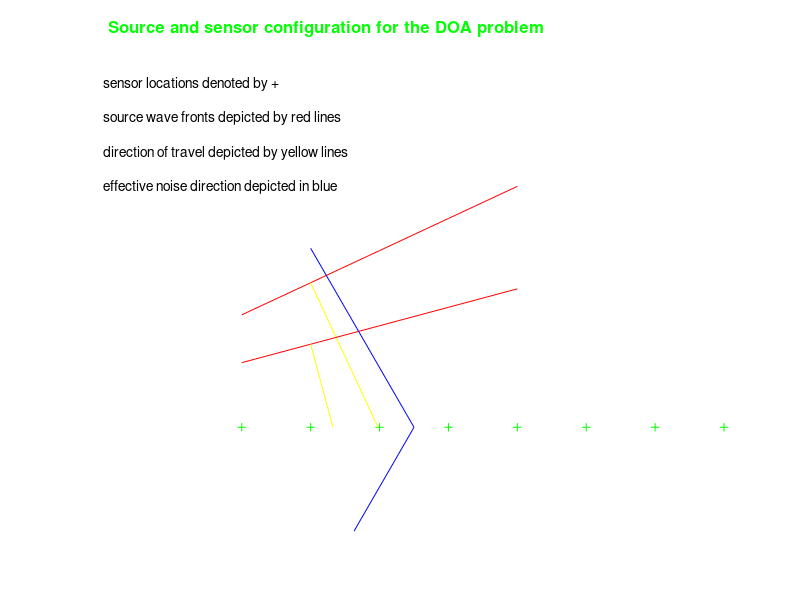

This chart was generated by the following MATLAB code:
%DEMDOAT  Auxiliary file used by DEMDOA
%         displays text and graphics describing the DOA problem.

echo off

% A. Swami April 15, 1993, Nov 15, 1994. 
% Copyright (c) 1991-2001 by United Signals & Systems, Inc.
%       $Revision: 1.7 $

%     RESTRICTED RIGHTS LEGEND
% Use, duplication, or disclosure by the Government is subject to
% restrictions as set forth in subparagraph (c) (1) (ii) of the 
% Rights in Technical Data and Computer Software clause of DFARS
% 252.227-7013. 
% Manufacturer: United Signals & Systems, Inc., P.O. Box 2374, 
% Culver City, California 90231. 
%
%  This material may be reproduced by or for the U.S. Government pursuant 
%  to the copyright license under the clause at DFARS 252.227-7013. 


clf

x = 0:10:70;   y = x *0; 
x00 = 35; 
plot(x,y,'w:', x,y,'g+'),                         % sensors
hold on

x = x(1:5); 

th = -(-25*pi/180);   y0 = x00 * tan(th); 
y = x*tan(th)+y0;  plot(x, y, 'r')                 % wavefronts 
x0 = -y(2)*cot(th+pi/2) + x(2); 
plot([x(2),x0], [y(2),0], 'y');  % normals 

th = -(-15*pi/180);   y0 = x00 * tan(th); 
y = x*tan(th)+y0; plot(x, y, 'r')                 % wavefronts 
x0 = -y(2)*cot(th+pi/2) + x(2); 
plot([x(2),x0], [y(2),0], 'y');  % normals 


th = -(30*pi/180);   y0 = x00 * tan(th); 
y = x*tan(th)+y0; 
x0 = -y(2)*cot(th+pi/2) + x(2); 
plot([x(2),x0], [y(2),0], 'b');  % normals 

th = -(-30*pi/180);   y0 = x00 * tan(th); 
y = x*tan(th)+y0; 
x0 = -y(2)*cot(th+pi/2) + x(2); 
plot([x(2),x0], [y(2),0], 'b');  % normals 


text('position',[-20,58,0], 'fontsize',12, 'color','g', ... 
     'fontweight','bold', ... 
     'string',' Source and sensor configuration for the DOA problem')
text('position',[-20,50,0],      'fontsize',10, ...
     'string', 'sensor locations denoted by +')
text('position',[-20,45,0], 'fontsize',10, ... 
     'string', 'source wave fronts depicted by red lines')
text('position',[-20,40,0], 'fontsize',10, ... 
     'string', 'direction of travel depicted by yellow lines')
text('position',[-20,35,0], 'fontsize',10, ... 
     'string', 'effective noise direction depicted in blue')


axis([-20 70 -15 55]) 
axis equal
axis off 
set (gcf, 'Name','HOSA: DOA Problem') 

hold off
return


